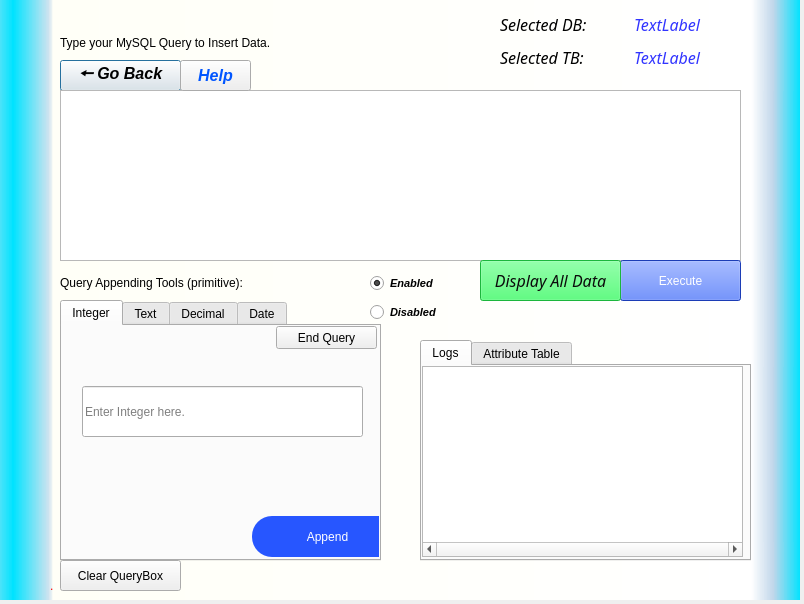
<?xml version="1.0" encoding="UTF-8"?>
<ui version="4.0">
 <class>add_TB_window</class>
 <widget class="QDialog" name="add_TB_window">
  <property name="geometry">
   <rect>
    <x>0</x>
    <y>0</y>
    <width>804</width>
    <height>604</height>
   </rect>
  </property>
  <property name="sizePolicy">
   <sizepolicy hsizetype="Fixed" vsizetype="Preferred">
    <horstretch>0</horstretch>
    <verstretch>0</verstretch>
   </sizepolicy>
  </property>
  <property name="windowTitle">
   <string>Insert Data</string>
  </property>
  <property name="windowIcon">
   <iconset>
    <normaloff>icon.png</normaloff>icon.png</iconset>
  </property>
  <property name="styleSheet">
   <string notr="true">LoginPg:QDialog{background-color: qconicalgradient(cx:0.258528, cy:0.847, angle:20, stop:0 rgba(123, 230, 239, 255), stop:1 rgba(255, 255, 255, 255))}</string>
  </property>
  <widget class="QWidget" name="add_TB_main" native="true">
   <property name="enabled">
    <bool>true</bool>
   </property>
   <property name="geometry">
    <rect>
     <x>0</x>
     <y>0</y>
     <width>800</width>
     <height>600</height>
    </rect>
   </property>
   <property name="styleSheet">
    <string notr="true">QWidget#add_TB_main{
background-color:qlineargradient(spread:reflect, x1:1, y1:0.472, x2:0.017, y2:0.472, stop:0 rgba(0, 227, 255, 255), stop:0.0340909 rgba(192, 214, 234, 255), stop:0.0625 rgba(255, 255, 255, 255), stop:0.948864 rgba(255, 255, 247, 255), stop:0.954545 rgba(209, 227, 239, 255), stop:1 rgba(0, 227, 255, 255));}
</string>
   </property>
   <widget class="QLabel" name="Error">
    <property name="geometry">
     <rect>
      <x>50</x>
      <y>570</y>
      <width>711</width>
      <height>31</height>
     </rect>
    </property>
    <property name="styleSheet">
     <string notr="true">color: rgb(255, 0, 0);</string>
    </property>
    <property name="text">
     <string>.</string>
    </property>
   </widget>
   <widget class="QPushButton" name="back_btn">
    <property name="geometry">
     <rect>
      <x>60</x>
      <y>60</y>
      <width>121</width>
      <height>31</height>
     </rect>
    </property>
    <property name="font">
     <font>
      <family>Segoe UI</family>
      <pointsize>12</pointsize>
      <italic>true</italic>
      <bold>true</bold>
     </font>
    </property>
    <property name="cursor">
     <cursorShape>PointingHandCursor</cursorShape>
    </property>
    <property name="styleSheet">
     <string notr="true">font: 63 bold italic 12pt &quot;Segoe UI&quot;;</string>
    </property>
    <property name="text">
     <string>🠔 Go Back</string>
    </property>
    <property name="flat">
     <bool>false</bool>
    </property>
   </widget>
   <widget class="QWidget" name="gridLayoutWidget">
    <property name="geometry">
     <rect>
      <x>500</x>
      <y>10</y>
      <width>261</width>
      <height>61</height>
     </rect>
    </property>
    <layout class="QGridLayout" name="gridLayout">
     <item row="0" column="0">
      <widget class="QLabel" name="label">
       <property name="font">
        <font>
         <family>Segoe UI Semibold</family>
         <pointsize>12</pointsize>
         <italic>true</italic>
         <bold>false</bold>
        </font>
       </property>
       <property name="styleSheet">
        <string notr="true">font: 63 italic 12pt &quot;Segoe UI Semibold&quot;;</string>
       </property>
       <property name="text">
        <string>Selected DB:</string>
       </property>
      </widget>
     </item>
     <item row="1" column="0">
      <widget class="QLabel" name="label_2">
       <property name="font">
        <font>
         <family>Segoe UI Semibold</family>
         <pointsize>12</pointsize>
         <italic>true</italic>
         <bold>false</bold>
        </font>
       </property>
       <property name="styleSheet">
        <string notr="true">font: 63 italic 12pt &quot;Segoe UI Semibold&quot;;</string>
       </property>
       <property name="text">
        <string>Selected TB:</string>
       </property>
      </widget>
     </item>
     <item row="0" column="1">
      <widget class="QLabel" name="selected_DB">
       <property name="font">
        <font>
         <family>Segoe UI Semibold</family>
         <pointsize>12</pointsize>
         <italic>true</italic>
         <bold>false</bold>
        </font>
       </property>
       <property name="styleSheet">
        <string notr="true">font: 63 italic 12pt &quot;Segoe UI Semibold&quot;;
color: rgb(49, 52, 255);</string>
       </property>
       <property name="text">
        <string>TextLabel</string>
       </property>
      </widget>
     </item>
     <item row="1" column="1">
      <widget class="QLabel" name="selected_TB">
       <property name="font">
        <font>
         <family>Segoe UI Semibold</family>
         <pointsize>12</pointsize>
         <italic>true</italic>
         <bold>false</bold>
        </font>
       </property>
       <property name="styleSheet">
        <string notr="true">font: 63 italic 12pt &quot;Segoe UI Semibold&quot;;
color: rgb(49, 52, 255);</string>
       </property>
       <property name="text">
        <string>TextLabel</string>
       </property>
      </widget>
     </item>
    </layout>
   </widget>
   <widget class="QTextEdit" name="Querybox">
    <property name="geometry">
     <rect>
      <x>60</x>
      <y>90</y>
      <width>681</width>
      <height>171</height>
     </rect>
    </property>
    <property name="cursor" stdset="0">
     <cursorShape>IBeamCursor</cursorShape>
    </property>
    <property name="styleSheet">
     <string notr="true">font: 11pt &quot;Consolas&quot;;</string>
    </property>
    <property name="html">
     <string>&lt;!DOCTYPE HTML PUBLIC &quot;-//W3C//DTD HTML 4.0//EN&quot; &quot;http://www.w3.org/TR/REC-html40/strict.dtd&quot;&gt;
&lt;html&gt;&lt;head&gt;&lt;meta name=&quot;qrichtext&quot; content=&quot;1&quot; /&gt;&lt;meta charset=&quot;utf-8&quot; /&gt;&lt;style type=&quot;text/css&quot;&gt;
p, li { white-space: pre-wrap; }
hr { height: 1px; border-width: 0; }
li.unchecked::marker { content: &quot;\2610&quot;; }
li.checked::marker { content: &quot;\2612&quot;; }
&lt;/style&gt;&lt;/head&gt;&lt;body style=&quot; font-family:'Consolas'; font-size:11pt; font-weight:400; font-style:normal;&quot;&gt;
&lt;p style=&quot;-qt-paragraph-type:empty; margin-top:0px; margin-bottom:0px; margin-left:0px; margin-right:0px; -qt-block-indent:0; text-indent:0px;&quot;&gt;&lt;br /&gt;&lt;/p&gt;
&lt;p style=&quot;-qt-paragraph-type:empty; margin-top:0px; margin-bottom:0px; margin-left:0px; margin-right:0px; -qt-block-indent:0; text-indent:0px;&quot;&gt;&lt;br /&gt;&lt;/p&gt;&lt;/body&gt;&lt;/html&gt;</string>
    </property>
    <property name="acceptRichText">
     <bool>false</bool>
    </property>
    <property name="placeholderText">
     <string>insert into table values(&lt;value1&gt;, &lt;value2&gt;, &lt;value3&gt;);</string>
    </property>
   </widget>
   <widget class="QTabWidget" name="input_tabWidget">
    <property name="geometry">
     <rect>
      <x>60</x>
      <y>300</y>
      <width>321</width>
      <height>261</height>
     </rect>
    </property>
    <property name="currentIndex">
     <number>0</number>
    </property>
    <property name="movable">
     <bool>true</bool>
    </property>
    <widget class="QWidget" name="int">
     <attribute name="title">
      <string>Integer</string>
     </attribute>
     <widget class="QLineEdit" name="int_lineEdit">
      <property name="geometry">
       <rect>
        <x>20</x>
        <y>60</y>
        <width>281</width>
        <height>51</height>
       </rect>
      </property>
      <property name="styleSheet">
       <string notr="true">font: 12pt &quot;Terminal&quot;;</string>
      </property>
      <property name="text">
       <string/>
      </property>
      <property name="echoMode">
       <enum>QLineEdit::Normal</enum>
      </property>
      <property name="cursorPosition">
       <number>0</number>
      </property>
      <property name="alignment">
       <set>Qt::AlignLeading|Qt::AlignLeft|Qt::AlignVCenter</set>
      </property>
      <property name="placeholderText">
       <string>Enter Integer here.</string>
      </property>
      <property name="clearButtonEnabled">
       <bool>true</bool>
      </property>
     </widget>
     <widget class="QPushButton" name="int_appendor">
      <property name="geometry">
       <rect>
        <x>190</x>
        <y>190</y>
        <width>151</width>
        <height>41</height>
       </rect>
      </property>
      <property name="cursor">
       <cursorShape>PointingHandCursor</cursorShape>
      </property>
      <property name="layoutDirection">
       <enum>Qt::LeftToRight</enum>
      </property>
      <property name="styleSheet">
       <string notr="true">font: 75 bold 9pt &quot;MS Shell Dlg 2&quot;;
color: rgb(255, 255, 255);
background-color: rgb(39, 86, 255);
border-radius:20px</string>
      </property>
      <property name="text">
       <string>Append</string>
      </property>
     </widget>
     <widget class="QPushButton" name="int_endquery">
      <property name="geometry">
       <rect>
        <x>214</x>
        <y>0</y>
        <width>101</width>
        <height>23</height>
       </rect>
      </property>
      <property name="cursor">
       <cursorShape>PointingHandCursor</cursorShape>
      </property>
      <property name="text">
       <string>End Query</string>
      </property>
     </widget>
    </widget>
    <widget class="QWidget" name="text">
     <attribute name="title">
      <string>Text</string>
     </attribute>
     <widget class="QPlainTextEdit" name="str_TextEdit">
      <property name="geometry">
       <rect>
        <x>20</x>
        <y>30</y>
        <width>271</width>
        <height>141</height>
       </rect>
      </property>
      <property name="styleSheet">
       <string notr="true">font: italic 11pt &quot;DejaVu Sans Mono&quot;;</string>
      </property>
      <property name="placeholderText">
       <string>Type here</string>
      </property>
     </widget>
     <widget class="QPushButton" name="str_appendor">
      <property name="geometry">
       <rect>
        <x>190</x>
        <y>190</y>
        <width>151</width>
        <height>41</height>
       </rect>
      </property>
      <property name="cursor">
       <cursorShape>PointingHandCursor</cursorShape>
      </property>
      <property name="layoutDirection">
       <enum>Qt::LeftToRight</enum>
      </property>
      <property name="styleSheet">
       <string notr="true">font: 75 bold 9pt &quot;MS Shell Dlg 2&quot;;
color: rgb(255, 255, 255);
background-color: rgb(39, 86, 255);
border-radius:20px</string>
      </property>
      <property name="text">
       <string>Append</string>
      </property>
     </widget>
     <widget class="QPushButton" name="str_endquery">
      <property name="geometry">
       <rect>
        <x>214</x>
        <y>0</y>
        <width>101</width>
        <height>23</height>
       </rect>
      </property>
      <property name="cursor">
       <cursorShape>PointingHandCursor</cursorShape>
      </property>
      <property name="text">
       <string>End Query</string>
      </property>
     </widget>
    </widget>
    <widget class="QWidget" name="decimal">
     <attribute name="title">
      <string>Decimal</string>
     </attribute>
     <widget class="QDoubleSpinBox" name="fractional_doubleSpinBox">
      <property name="geometry">
       <rect>
        <x>190</x>
        <y>30</y>
        <width>111</width>
        <height>121</height>
       </rect>
      </property>
      <property name="styleSheet">
       <string notr="true">font: 12pt &quot;Terminal&quot;;</string>
      </property>
      <property name="wrapping">
       <bool>true</bool>
      </property>
      <property name="showGroupSeparator" stdset="0">
       <bool>false</bool>
      </property>
      <property name="maximum">
       <double>1.000000000000000</double>
      </property>
      <property name="singleStep">
       <double>0.100000000000000</double>
      </property>
     </widget>
     <widget class="QSpinBox" name="float_integerspinBox">
      <property name="geometry">
       <rect>
        <x>20</x>
        <y>30</y>
        <width>101</width>
        <height>121</height>
       </rect>
      </property>
      <property name="cursor">
       <cursorShape>ArrowCursor</cursorShape>
      </property>
      <property name="styleSheet">
       <string notr="true">font: 12pt &quot;Terminal&quot;;</string>
      </property>
      <property name="maximum">
       <number>999999999</number>
      </property>
      <property name="value">
       <number>1000</number>
      </property>
     </widget>
     <widget class="QLabel" name="label_9">
      <property name="geometry">
       <rect>
        <x>130</x>
        <y>30</y>
        <width>51</width>
        <height>121</height>
       </rect>
      </property>
      <property name="styleSheet">
       <string notr="true">font: 75 12pt &quot;Terminal&quot;;</string>
      </property>
      <property name="text">
       <string>+</string>
      </property>
      <property name="alignment">
       <set>Qt::AlignCenter</set>
      </property>
     </widget>
     <widget class="QLabel" name="label_10">
      <property name="geometry">
       <rect>
        <x>20</x>
        <y>150</y>
        <width>101</width>
        <height>31</height>
       </rect>
      </property>
      <property name="styleSheet">
       <string notr="true">font: 12pt &quot;Terminal&quot;;</string>
      </property>
      <property name="text">
       <string>Integer</string>
      </property>
      <property name="alignment">
       <set>Qt::AlignCenter</set>
      </property>
     </widget>
     <widget class="QLabel" name="label_11">
      <property name="geometry">
       <rect>
        <x>190</x>
        <y>150</y>
        <width>111</width>
        <height>31</height>
       </rect>
      </property>
      <property name="styleSheet">
       <string notr="true">font: 12pt &quot;Terminal&quot;;</string>
      </property>
      <property name="text">
       <string>Decimal</string>
      </property>
      <property name="alignment">
       <set>Qt::AlignCenter</set>
      </property>
     </widget>
     <widget class="QPushButton" name="float_appendor">
      <property name="geometry">
       <rect>
        <x>190</x>
        <y>190</y>
        <width>151</width>
        <height>41</height>
       </rect>
      </property>
      <property name="cursor">
       <cursorShape>PointingHandCursor</cursorShape>
      </property>
      <property name="layoutDirection">
       <enum>Qt::LeftToRight</enum>
      </property>
      <property name="styleSheet">
       <string notr="true">font: 75 bold 9pt &quot;MS Shell Dlg 2&quot;;
color: rgb(255, 255, 255);
background-color: rgb(39, 86, 255);
border-radius:20px</string>
      </property>
      <property name="text">
       <string>Append</string>
      </property>
     </widget>
     <widget class="QPushButton" name="float_endquery">
      <property name="geometry">
       <rect>
        <x>214</x>
        <y>0</y>
        <width>101</width>
        <height>23</height>
       </rect>
      </property>
      <property name="cursor">
       <cursorShape>PointingHandCursor</cursorShape>
      </property>
      <property name="text">
       <string>End Query</string>
      </property>
     </widget>
    </widget>
    <widget class="QWidget" name="date">
     <attribute name="title">
      <string>Date</string>
     </attribute>
     <widget class="QCalendarWidget" name="date_calendarWidget">
      <property name="geometry">
       <rect>
        <x>0</x>
        <y>0</y>
        <width>321</width>
        <height>191</height>
       </rect>
      </property>
      <property name="layoutDirection">
       <enum>Qt::LeftToRight</enum>
      </property>
      <property name="styleSheet">
       <string notr="true"/>
      </property>
      <property name="firstDayOfWeek">
       <enum>Qt::Sunday</enum>
      </property>
      <property name="gridVisible">
       <bool>true</bool>
      </property>
      <property name="horizontalHeaderFormat">
       <enum>QCalendarWidget::ShortDayNames</enum>
      </property>
      <property name="verticalHeaderFormat">
       <enum>QCalendarWidget::NoVerticalHeader</enum>
      </property>
      <property name="navigationBarVisible">
       <bool>true</bool>
      </property>
      <property name="dateEditEnabled">
       <bool>true</bool>
      </property>
     </widget>
     <widget class="QPushButton" name="date_appendor">
      <property name="geometry">
       <rect>
        <x>220</x>
        <y>200</y>
        <width>121</width>
        <height>31</height>
       </rect>
      </property>
      <property name="cursor">
       <cursorShape>PointingHandCursor</cursorShape>
      </property>
      <property name="layoutDirection">
       <enum>Qt::LeftToRight</enum>
      </property>
      <property name="styleSheet">
       <string notr="true">font: 75 bold 9pt &quot;MS Shell Dlg 2&quot;;
color: rgb(255, 255, 255);
background-color: rgb(39, 86, 255);
border-radius:20px</string>
      </property>
      <property name="text">
       <string>Append</string>
      </property>
     </widget>
     <widget class="QLabel" name="selected_date">
      <property name="geometry">
       <rect>
        <x>10</x>
        <y>200</y>
        <width>141</width>
        <height>31</height>
       </rect>
      </property>
      <property name="font">
       <font>
        <pointsize>8</pointsize>
       </font>
      </property>
      <property name="cursor">
       <cursorShape>CrossCursor</cursorShape>
      </property>
      <property name="text">
       <string>Selected Date: &lt;none&gt;</string>
      </property>
      <property name="textFormat">
       <enum>Qt::AutoText</enum>
      </property>
      <property name="scaledContents">
       <bool>false</bool>
      </property>
      <property name="wordWrap">
       <bool>true</bool>
      </property>
     </widget>
     <widget class="QLabel" name="label_12">
      <property name="geometry">
       <rect>
        <x>10</x>
        <y>190</y>
        <width>91</width>
        <height>16</height>
       </rect>
      </property>
      <property name="font">
       <font>
        <pointsize>8</pointsize>
       </font>
      </property>
      <property name="text">
       <string>Select a Date.</string>
      </property>
     </widget>
     <widget class="QPushButton" name="date_endquery">
      <property name="geometry">
       <rect>
        <x>150</x>
        <y>200</y>
        <width>71</width>
        <height>31</height>
       </rect>
      </property>
      <property name="font">
       <font>
        <pointsize>8</pointsize>
       </font>
      </property>
      <property name="cursor">
       <cursorShape>PointingHandCursor</cursorShape>
      </property>
      <property name="text">
       <string>End Query</string>
      </property>
      <property name="flat">
       <bool>false</bool>
      </property>
     </widget>
    </widget>
   </widget>
   <widget class="QTabWidget" name="display_tabWidget">
    <property name="geometry">
     <rect>
      <x>420</x>
      <y>340</y>
      <width>331</width>
      <height>221</height>
     </rect>
    </property>
    <property name="currentIndex">
     <number>0</number>
    </property>
    <property name="movable">
     <bool>true</bool>
    </property>
    <widget class="QWidget" name="logs">
     <attribute name="title">
      <string>Logs</string>
     </attribute>
     <widget class="QListWidget" name="log_box">
      <property name="geometry">
       <rect>
        <x>0</x>
        <y>0</y>
        <width>321</width>
        <height>191</height>
       </rect>
      </property>
      <property name="horizontalScrollBarPolicy">
       <enum>Qt::ScrollBarAlwaysOn</enum>
      </property>
      <property name="isWrapping" stdset="0">
       <bool>false</bool>
      </property>
      <property name="spacing">
       <number>1</number>
      </property>
      <property name="wordWrap">
       <bool>true</bool>
      </property>
      <property name="selectionRectVisible">
       <bool>true</bool>
      </property>
     </widget>
    </widget>
    <widget class="QWidget" name="attribute_table">
     <attribute name="title">
      <string>Attribute Table</string>
     </attribute>
     <widget class="QLabel" name="label_5">
      <property name="geometry">
       <rect>
        <x>10</x>
        <y>-1</y>
        <width>261</width>
        <height>31</height>
       </rect>
      </property>
      <property name="styleSheet">
       <string notr="true">font: 11pt &quot;Consolas&quot;;</string>
      </property>
      <property name="text">
       <string>Attribute Table (for reference only)</string>
      </property>
     </widget>
     <widget class="QTableWidget" name="Attrib_table">
      <property name="geometry">
       <rect>
        <x>5</x>
        <y>30</y>
        <width>311</width>
        <height>161</height>
       </rect>
      </property>
      <property name="sizePolicy">
       <sizepolicy hsizetype="Expanding" vsizetype="Expanding">
        <horstretch>0</horstretch>
        <verstretch>0</verstretch>
       </sizepolicy>
      </property>
      <property name="focusPolicy">
       <enum>Qt::NoFocus</enum>
      </property>
      <property name="selectionMode">
       <enum>QAbstractItemView::SingleSelection</enum>
      </property>
      <property name="selectionBehavior">
       <enum>QAbstractItemView::SelectRows</enum>
      </property>
      <property name="readOnly" stdset="0">
       <bool>true</bool>
      </property>
      <attribute name="horizontalHeaderVisible">
       <bool>false</bool>
      </attribute>
      <attribute name="verticalHeaderVisible">
       <bool>false</bool>
      </attribute>
     </widget>
    </widget>
   </widget>
   <widget class="QLabel" name="label_6">
    <property name="geometry">
     <rect>
      <x>60</x>
      <y>30</y>
      <width>401</width>
      <height>26</height>
     </rect>
    </property>
    <property name="styleSheet">
     <string notr="true">font: 63 italic 14pt &quot;Segoe UI Semibold&quot;;</string>
    </property>
    <property name="text">
     <string>Type your MySQL Query to Insert Data.</string>
    </property>
   </widget>
   <widget class="QLabel" name="label_7">
    <property name="geometry">
     <rect>
      <x>60</x>
      <y>270</y>
      <width>271</width>
      <height>26</height>
     </rect>
    </property>
    <property name="styleSheet">
     <string notr="true">font: 63 italic 11pt &quot;Segoe UI Semibold&quot;;</string>
    </property>
    <property name="text">
     <string>Query Appending Tools (primitive):</string>
    </property>
   </widget>
   <widget class="QPushButton" name="executor">
    <property name="geometry">
     <rect>
      <x>620</x>
      <y>260</y>
      <width>121</width>
      <height>41</height>
     </rect>
    </property>
    <property name="cursor">
     <cursorShape>PointingHandCursor</cursorShape>
    </property>
    <property name="styleSheet">
     <string notr="true">font: 63 italic 14pt &quot;Segoe UI Semibold&quot;;
background-color: rgb(39, 86, 255);
color: rgba(255, 255, 255,255);
</string>
    </property>
    <property name="text">
     <string>Execute</string>
    </property>
   </widget>
   <widget class="QWidget" name="verticalLayoutWidget">
    <property name="geometry">
     <rect>
      <x>370</x>
      <y>270</y>
      <width>97</width>
      <height>58</height>
     </rect>
    </property>
    <layout class="QVBoxLayout" name="verticalLayout">
     <item>
      <widget class="QRadioButton" name="appendorTab_enabled">
       <property name="font">
        <font>
         <pointsize>8</pointsize>
         <italic>true</italic>
         <bold>true</bold>
        </font>
       </property>
       <property name="cursor">
        <cursorShape>PointingHandCursor</cursorShape>
       </property>
       <property name="text">
        <string>Enabled</string>
       </property>
       <property name="checked">
        <bool>true</bool>
       </property>
      </widget>
     </item>
     <item>
      <widget class="QRadioButton" name="appendorTab_disabled">
       <property name="font">
        <font>
         <pointsize>8</pointsize>
         <italic>true</italic>
         <bold>true</bold>
        </font>
       </property>
       <property name="cursor">
        <cursorShape>PointingHandCursor</cursorShape>
       </property>
       <property name="text">
        <string>Disabled</string>
       </property>
      </widget>
     </item>
    </layout>
   </widget>
   <widget class="QPushButton" name="help">
    <property name="geometry">
     <rect>
      <x>180</x>
      <y>60</y>
      <width>71</width>
      <height>31</height>
     </rect>
    </property>
    <property name="font">
     <font>
      <family>Segoe UI</family>
      <pointsize>12</pointsize>
      <italic>true</italic>
      <bold>true</bold>
     </font>
    </property>
    <property name="styleSheet">
     <string notr="true">font: 63 bold italic 12pt &quot;Segoe UI&quot;;color: rgb(0, 85, 255);</string>
    </property>
    <property name="text">
     <string>Help</string>
    </property>
    <property name="flat">
     <bool>false</bool>
    </property>
   </widget>
   <widget class="QPushButton" name="displayall_DATA">
    <property name="geometry">
     <rect>
      <x>480</x>
      <y>260</y>
      <width>141</width>
      <height>41</height>
     </rect>
    </property>
    <property name="font">
     <font>
      <family>Segoe UI Semibold</family>
      <pointsize>12</pointsize>
      <italic>true</italic>
      <bold>false</bold>
     </font>
    </property>
    <property name="cursor">
     <cursorShape>PointingHandCursor</cursorShape>
    </property>
    <property name="styleSheet">
     <string notr="true">font: 63 italic 12pt &quot;Segoe UI Semibold&quot;;
background-color: rgb(39, 255, 86);
color: rgba(11, 11, 11,255);
</string>
    </property>
    <property name="text">
     <string>Display All Data</string>
    </property>
   </widget>
   <widget class="QPushButton" name="clearQueryBox">
    <property name="geometry">
     <rect>
      <x>60</x>
      <y>560</y>
      <width>121</width>
      <height>31</height>
     </rect>
    </property>
    <property name="font">
     <font>
      <pointsize>9</pointsize>
     </font>
    </property>
    <property name="text">
     <string>Clear QueryBox</string>
    </property>
   </widget>
  </widget>
 </widget>
 <resources/>
 <connections/>
</ui>
